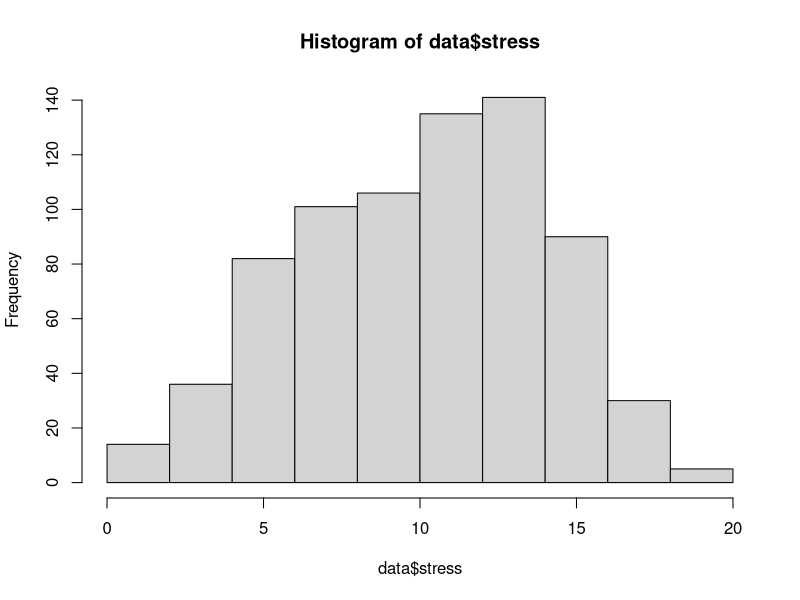
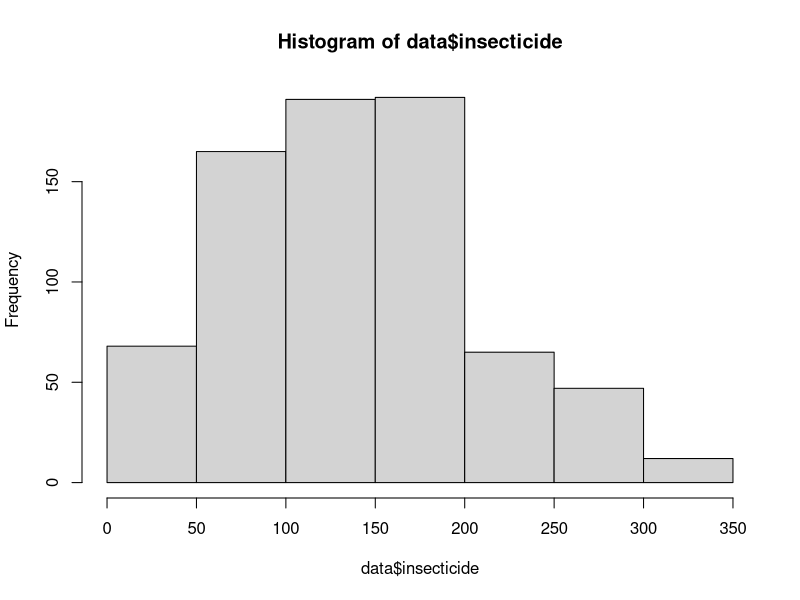
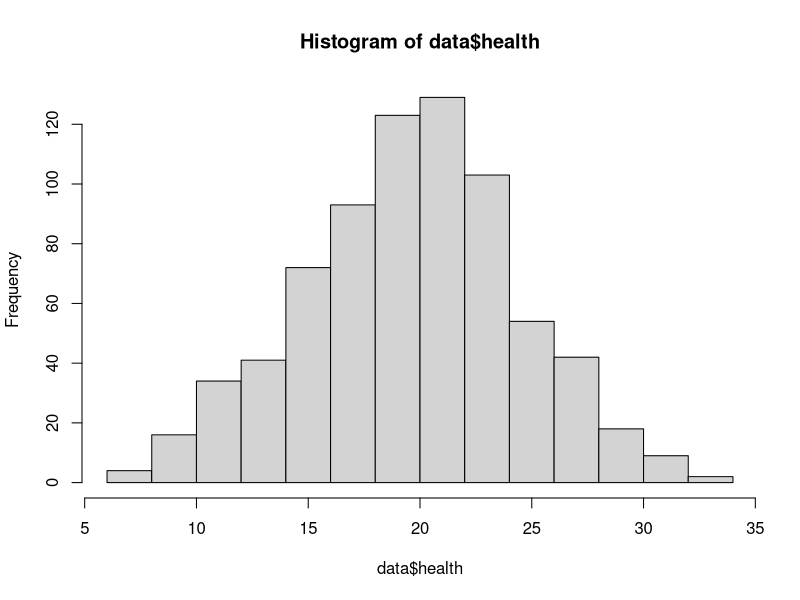
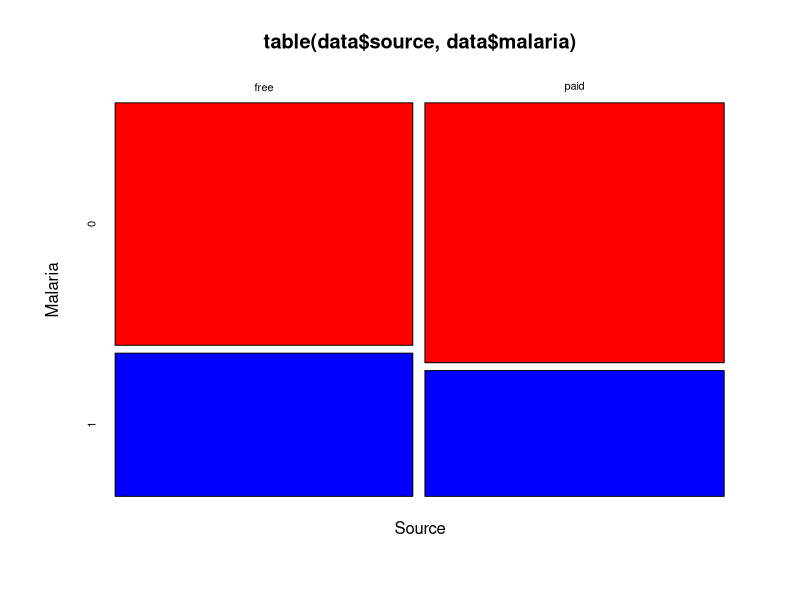
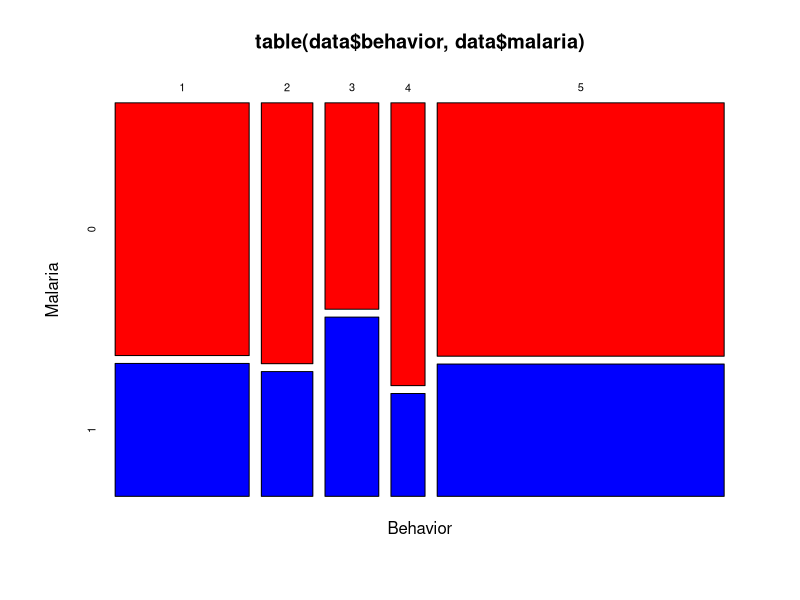
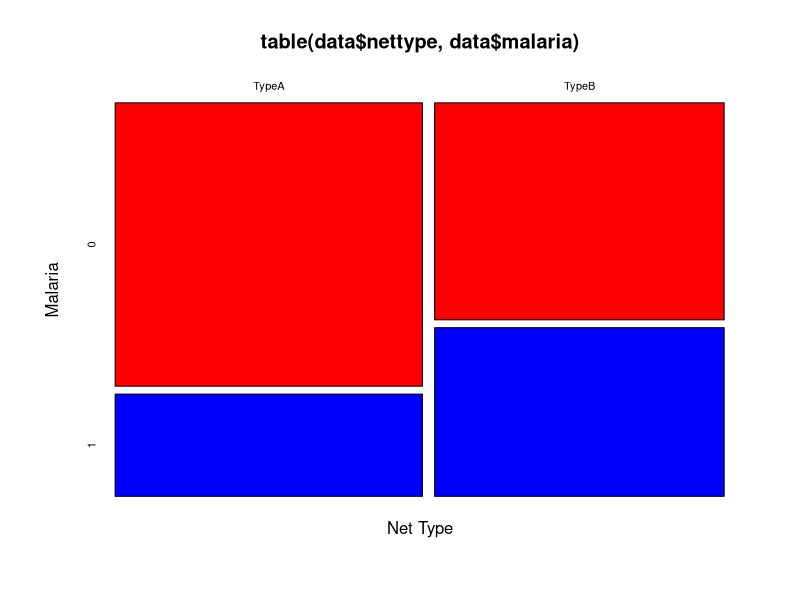
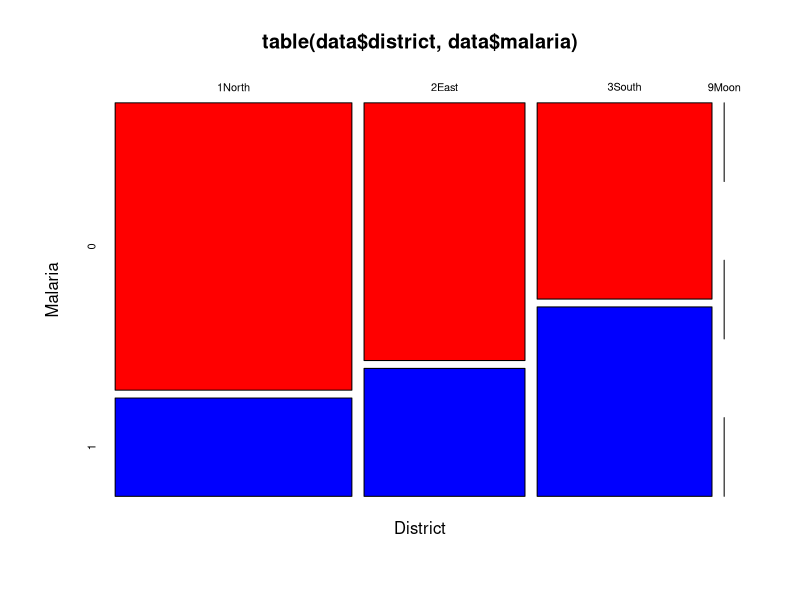
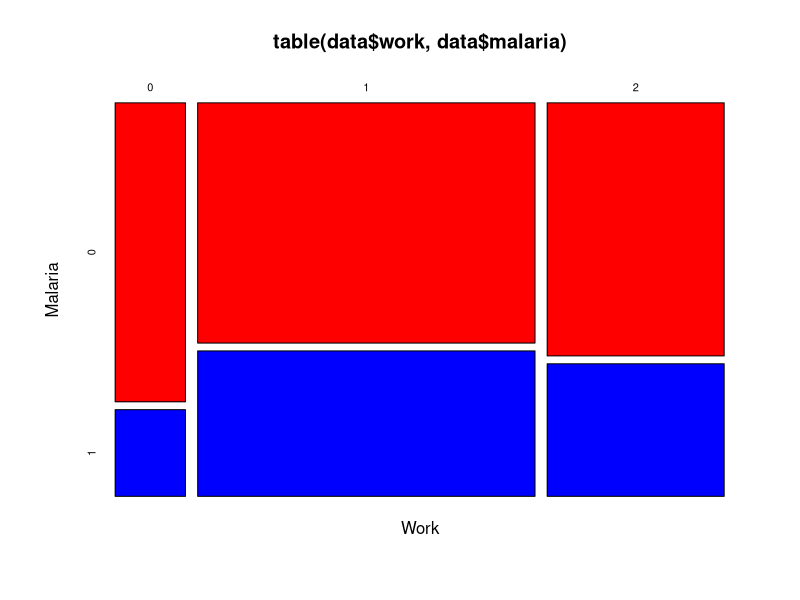

These figures' R source, in order:
# import data
fdata = read.csv("malaria.csv")
head(fdata)

# remove Nid column
data = fdata[,-1]
head(data)

# check for null values
sum(is.na(data))

# change categorical variables using factor
data$source = factor(data$source)
data$behavior = factor(data$behavior)
data$nettype = factor(data$nettype)
data$district = factor(data$district)
data$work = factor(data$work)

# characteristics of subjects
table(data$source)
table(data$behavior)
table(data$nettype)
table(data$district)
table(data$work)
summary(data$insecticide)
table(data$malaria)

# remove outlier
data = data[(data$insecticide < 424.01),]
data = data[(data$health != 37),]
data = data[(data$district != "9Moon"),]
# data$district = droplevels(data$district, exclude = "9Moon")
data = data[(data$stress>0),]

# check for null values after removing outliers
sum(is.na(data))

# histograms
#par(mfrow = c(1, 3))
hist(data$stress)
hist(data$insecticide, breaks = seq(0,350, by=50))
hist(data$health)
par(mfrow = c(1, 1))

# plot of contingency table
mosaicplot(table(data$source, data$malaria),
           color = c("Red", "Blue"),
           xlab="Source",
           ylab="Malaria")

mosaicplot(table(data$behavior, data$malaria),
           color = c("Red", "Blue"),
           xlab="Behavior",
           ylab="Malaria")

mosaicplot(table(data$nettype, data$malaria),
           color = c("Red", "Blue"),
           xlab="Net Type",
           ylab="Malaria")

mosaicplot(table(data$district, data$malaria),
           color = c("Red", "Blue"),
           xlab="District",
           ylab="Malaria")

mosaicplot(table(data$work, data$malaria),
           color = c("Red", "Blue"),
           xlab="Work",
           ylab="Malaria")

mosaicplot(table(data$health, data$malaria),
           color = c("Red", "Blue"),
           xlab="Health",
           ylab="Malaria")

#chisq testing for categorical variables
chisq.test(table(data$malaria, data$source))
chisq.test(table(data$malaria, data$behavior))
chisq.test(table(data$malaria, data$nettype))
chisq.test(table(data$malaria, data$district))
chisq.test(table(data$malaria, data$work))

# LR test for continuous variable
glm.stress = glm(malaria ~ stress, data=data, family="binomial")
glm.insecticide = glm(malaria ~ insecticide, data=data, family="binomial")
glm.health = glm(malaria ~ health, data=data, family="binomial")

pchisq(anova(glm.stress)[2,2], anova(glm.stress)[2,1], lower.tail = FALSE)
pchisq(anova(glm.insecticide)[2,2], anova(glm.insecticide)[2,1], lower.tail = FALSE)
pchisq(anova(glm.health)[2,2], anova(glm.health)[2,1], lower.tail = FALSE)


# slicing-dicing”plot of empirical log-odds
# Stress
table(data$stress)
stress.frac = factor(cut(data$stress,breaks=seq(0,20, by=2)))
table(stress.frac)
stressdata <- data.frame(data, stress.frac)
e.probs= tapply(data$malaria, stress.frac, mean)
round(e.probs,2)
e.logits <- log(e.probs/(1-e.probs))
par(mfrow = c(1, 2))
plot(seq(1,19, by=2), e.probs, xlab = "Stress", col = "blue", pch = 16, main= "Empirical probability for stress")
plot(seq(1,19, by=2), e.logits, xlab="Stress", col = "red", pch = 16,main= "Logit for stress")

# insecticide
insecticide.frac = factor(cut(data$insecticide,breaks=seq(0,350, by=50)))
table(insecticide.frac)
insecticidedata <- data.frame(data, insecticide.frac)
e.probsins= tapply(data$malaria, insecticide.frac, mean)
e.probsins
round(e.probsins,2)
e.logitsins <- log(e.probsins/(1-e.probsins))
plot(seq(25, 325, by=50), e.probsins, xlab = "Insecticide", col = "blue", pch = 16,main= "Empirical probability for insecticide")
plot(seq(25, 325, by=50), e.logitsins, xlab="Insecticide", col = "red", pch = 16,main= "Logit for insecticide")

#######################
#### MODEL FITTING ####
#######################

# fit model with all parameters
glm.all = glm(malaria ~., data = data, family="binomial")
summary(glm.all)
pchisq(956.98-807.19, 13, lower.tail=FALSE)

# remove variables that are not statistically significant in output
# summary above
glm.reduce = glm(malaria ~. - source - health - work, data=data, family="binomial")
summary(glm.reduce)

# LR test for variables that were not statistically significant. p-value shows
# that source, health, work is not statistically significant
anova(glm.reduce, glm.all)
pchisq(3.754, 4, lower.tail=FALSE) # 0.4403207


# create intercept model for selection algorithm
glm.intercept = glm(malaria ~ 1, data=data, family="binomial")

# forward selection algorithm
glm.forward = step(glm.intercept, direction='forward', scope=formula(glm.all))
formula(glm.forward) # malaria ~ stress + district + nettype + insecticide

# backward selection algorithm
glm.backward = step(glm.all, direction='backward')
formula(glm.backward) # malaria ~ stress + insecticide + nettype + district

# both direction
glm.both = step(glm.intercept, direction='both', scope=formula(glm.all))
formula(glm.both) # malaria ~ stress + district + nettype + insecticide

# check to see if variables omitted from glm.both are not statistically
# significant. p-value shows that variables can be omitted
anova(glm.both, glm.all)
pchisq(1.8935, 4, lower.tail = FALSE) # 0.755339

# check for interaction
glm.interaction = glm(malaria ~ stress + district + nettype + insecticide + stress*district + stress*nettype + stress*insecticide + district*nettype + district*insecticide + nettype*insecticide, data = data, family = "binomial")
summary(glm.interaction)

# forward
glm.interact.forward = step(glm.both, direction='forward', scope=formula(glm.interaction))
formula(glm.interact.forward) # malaria ~ stress + district + nettype + insecticide + nettype:insecticide

# backward
glm.interact.backward = step(glm.interaction, direction='backward')
formula(glm.interact.backward) # malaria ~ stress + district + nettype + insecticide + nettype:insecticide

# both direction
glm.interact.both = step(glm.both, direction='both', scope=formula(glm.interaction))
formula(glm.interact.both) # malaria ~ stress + district + nettype + insecticide + nettype:insecticide

# LR to see if removed interaction terms are not statistically significant
anova(glm.interact.both, glm.interaction)
pchisq(6.9708, 8, lower.tail = FALSE) # 0.5397864

# LR to see if interaction term nettype:insecticide cab be omitted
# seems that interaction term is not relevant
anova(glm.both, glm.interact.both)
pchisq(3.057, 1, lower.tail = FALSE) # 0.08038997

# odds ratio
exp(glm.both$coefficients)

# confidence interval for odds ratio
exp(confint(glm.both))

# p-value
summary(glm.both)$coefficients[,4]
